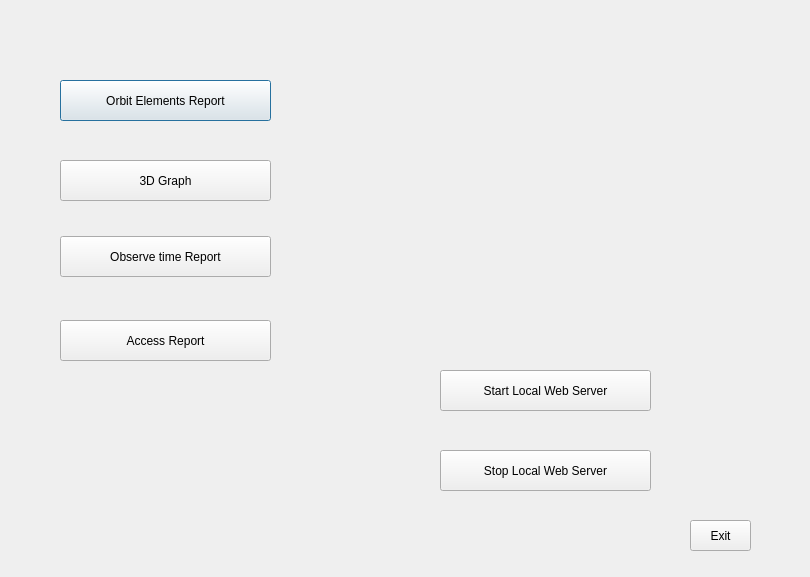
<?xml version="1.0" encoding="UTF-8"?>
<ui version="4.0">
 <class>Dialog</class>
 <widget class="QDialog" name="Dialog">
  <property name="geometry">
   <rect>
    <x>0</x>
    <y>0</y>
    <width>810</width>
    <height>577</height>
   </rect>
  </property>
  <property name="windowTitle">
   <string>Result</string>
  </property>
  <widget class="QPushButton" name="pushButton">
   <property name="geometry">
    <rect>
     <x>60</x>
     <y>80</y>
     <width>211</width>
     <height>41</height>
    </rect>
   </property>
   <property name="styleSheet">
    <string notr="true">font: 9pt &quot;Adobe 黑体 Std R&quot;;</string>
   </property>
   <property name="text">
    <string>Orbit Elements Report</string>
   </property>
  </widget>
  <widget class="QPushButton" name="pushButton_2">
   <property name="geometry">
    <rect>
     <x>60</x>
     <y>160</y>
     <width>211</width>
     <height>41</height>
    </rect>
   </property>
   <property name="styleSheet">
    <string notr="true">font: 9pt &quot;Adobe 黑体 Std R&quot;;</string>
   </property>
   <property name="text">
    <string>3D Graph</string>
   </property>
  </widget>
  <widget class="QPushButton" name="pushButton_3">
   <property name="geometry">
    <rect>
     <x>60</x>
     <y>236</y>
     <width>211</width>
     <height>41</height>
    </rect>
   </property>
   <property name="styleSheet">
    <string notr="true">font: 9pt &quot;Adobe 黑体 Std R&quot;;</string>
   </property>
   <property name="text">
    <string>Observe time Report</string>
   </property>
  </widget>
  <widget class="QPushButton" name="pushButton_4">
   <property name="geometry">
    <rect>
     <x>60</x>
     <y>320</y>
     <width>211</width>
     <height>41</height>
    </rect>
   </property>
   <property name="styleSheet">
    <string notr="true">font: 9pt &quot;Adobe 黑体 Std R&quot;;</string>
   </property>
   <property name="text">
    <string>Access Report</string>
   </property>
  </widget>
  <widget class="QPushButton" name="pushButton_5">
   <property name="geometry">
    <rect>
     <x>690</x>
     <y>520</y>
     <width>61</width>
     <height>31</height>
    </rect>
   </property>
   <property name="styleSheet">
    <string notr="true">font: 9pt &quot;Adobe 黑体 Std R&quot;;</string>
   </property>
   <property name="text">
    <string>Exit</string>
   </property>
  </widget>
  <widget class="QLabel" name="label">
   <property name="geometry">
    <rect>
     <x>410</x>
     <y>90</y>
     <width>231</width>
     <height>271</height>
    </rect>
   </property>
   <property name="styleSheet">
    <string notr="true">image: url(:/GUI_Image/background/satellite_net.png);</string>
   </property>
   <property name="text">
    <string/>
   </property>
  </widget>
  <widget class="QPushButton" name="pushButton_6">
   <property name="geometry">
    <rect>
     <x>440</x>
     <y>370</y>
     <width>211</width>
     <height>41</height>
    </rect>
   </property>
   <property name="styleSheet">
    <string notr="true">font: 9pt &quot;Adobe 黑体 Std R&quot;;</string>
   </property>
   <property name="text">
    <string>Start Local Web Server</string>
   </property>
  </widget>
  <widget class="QPushButton" name="pushButton_7">
   <property name="geometry">
    <rect>
     <x>440</x>
     <y>450</y>
     <width>211</width>
     <height>41</height>
    </rect>
   </property>
   <property name="styleSheet">
    <string notr="true">font: 9pt &quot;Adobe 黑体 Std R&quot;;</string>
   </property>
   <property name="text">
    <string>Stop Local Web Server</string>
   </property>
  </widget>
 </widget>
 <resources>
  <include location="backgraound.qrc"/>
 </resources>
 <connections>
  <connection>
   <sender>pushButton_5</sender>
   <signal>clicked()</signal>
   <receiver>Dialog</receiver>
   <slot>reject()</slot>
   <hints>
    <hint type="sourcelabel">
     <x>536</x>
     <y>368</y>
    </hint>
    <hint type="destinationlabel">
     <x>451</x>
     <y>349</y>
    </hint>
   </hints>
  </connection>
 </connections>
</ui>
